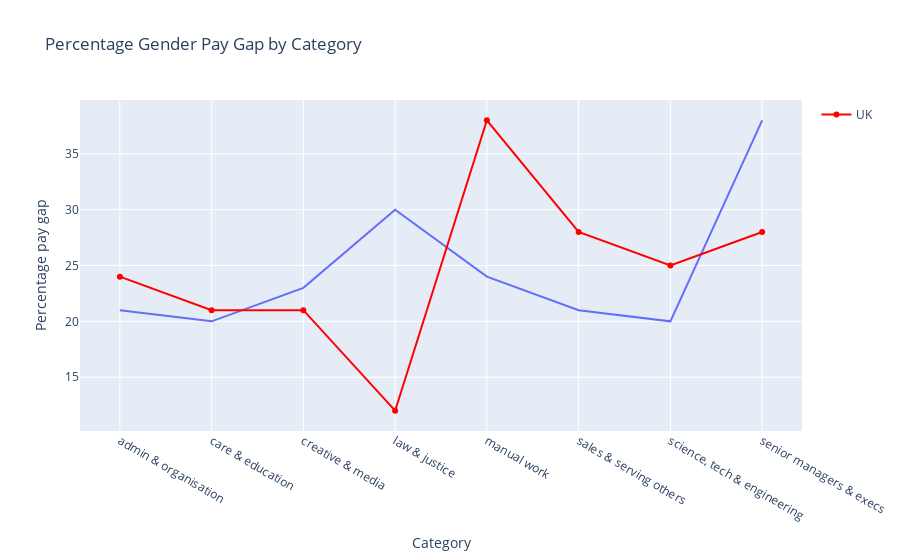

This figure's notebook cell:
### Code cell
# Calculate pay gap per category for US
us_pay_gap_by_category = round(us.groupby('Category')['Percentage pay gap'].mean()).reset_index()

# Calculate pay gap per category for UK
uk_pay_gap_by_category = round(uk.groupby('Category')['Percentage pay gap'].mean()).reset_index()

# Plot the findings on a line chart
fig = px.line(us_pay_gap_by_category, x='Category', y='Percentage pay gap', title='Percentage Gender Pay Gap by Category',
              labels={'Category': 'Category', 'PayGap': 'Gender Pay Gap'})
fig.add_scatter(x=uk_pay_gap_by_category['Category'], y=uk_pay_gap_by_category['Percentage pay gap'], mode='lines+markers',
                name='UK', line=dict(color='red'))
fig.show()

### Figure 1 — Plotly figure (JSON) as saved in the notebook; plotly's stock layout.template omitted (floating-point values rounded to 4 significant figures)
{"data": [{"hovertemplate": "Category=%{x}<br>Percentage pay gap=%{y}<extra></extra>", "legendgroup": "", "line": {"color": "#636efa", "dash": "solid"}, "marker": {"symbol": "circle"}, "mode": "lines", "name": "", "orientation": "v", "showlegend": false, "type": "scatter", "x": ["admin & organisation", "care & education", "creative & media", "law & justice", "manual work", "sales & serving others", "science, tech & engineering", "senior managers & execs"], "xaxis": "x", "y": [21, 20, 23, 30, 24, 21, 20, 38], "yaxis": "y"}, {"line": {"color": "red"}, "mode": "lines+markers", "name": "UK", "type": "scatter", "x": ["admin & organisation", "care & education", "creative & media", "law & justice", "manual work", "sales & serving others", "science, tech & engineering", "senior managers & execs"], "y": [24, 21, 21, 12, 38, 28, 25, 28]}], "layout": {"legend": {"tracegroupgap": 0}, "title": {"text": "Percentage Gender Pay Gap by Category"}, "xaxis": {"anchor": "y", "domain": [0, 1], "title": {"text": "Category"}}, "yaxis": {"anchor": "x", "domain": [0, 1], "title": {"text": "Percentage pay gap"}}}}
